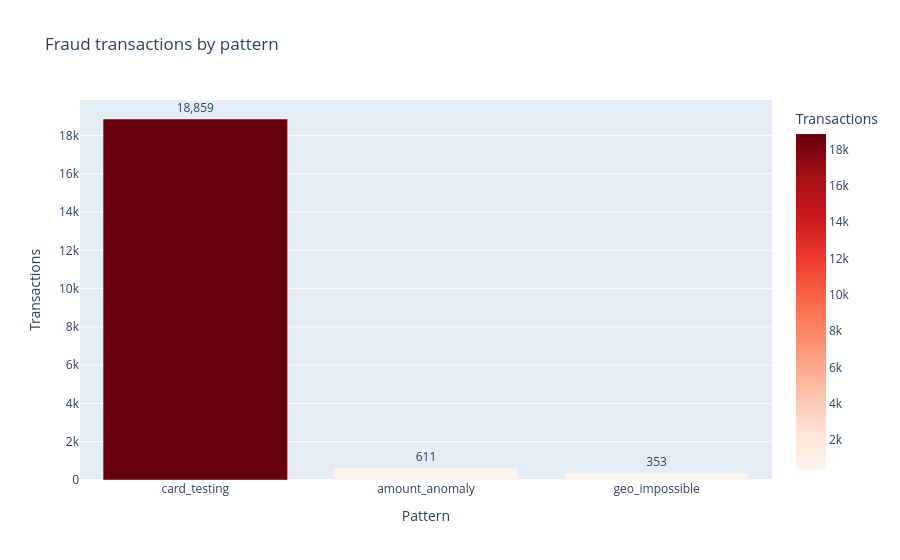

Notebook code for this chart:
### Markdown cell above
## Fraud patterns

### Code cell
patterns = (
    df[df["is_fraud"]]
    .groupby("fraud_pattern", dropna=False)
    .size()
    .rename("count")
    .reset_index()
    .sort_values("count", ascending=False)
)
patterns["fraud_pattern"] = patterns["fraud_pattern"].fillna("unknown")

fig = px.bar(
    patterns, x="fraud_pattern", y="count",
    title="Fraud transactions by pattern",
    labels={"fraud_pattern": "Pattern", "count": "Transactions"},
    color="count",
    color_continuous_scale="Reds",
)
fig.update_traces(texttemplate="%{y:,}", textposition="outside")
fig.show()

### Figure 1 — Plotly figure (JSON) as saved in the notebook; plotly's stock layout.template omitted (floating-point values rounded to 4 significant figures)
{"data": [{"hovertemplate": "Pattern=%{x}<br>Transactions=%{marker.color}<extra></extra>", "legendgroup": "", "marker": {"color": [18859, 611, 353], "coloraxis": "coloraxis", "pattern": {"shape": ""}}, "name": "", "orientation": "v", "showlegend": false, "textposition": "outside", "texttemplate": "%{y:,}", "type": "bar", "x": ["card_testing", "amount_anomaly", "geo_impossible"], "xaxis": "x", "y": [18859, 611, 353], "yaxis": "y"}], "layout": {"barmode": "relative", "coloraxis": {"autocolorscale": false, "colorbar": {"title": {"text": "Transactions"}}, "colorscale": [[0, "rgb(255,245,240)"], [0.125, "rgb(254,224,210)"], [0.25, "rgb(252,187,161)"], [0.375, "rgb(252,146,114)"], [0.5, "rgb(251,106,74)"], [0.625, "rgb(239,59,44)"], [0.75, "rgb(203,24,29)"], [0.875, "rgb(165,15,21)"], [1, "rgb(103,0,13)"]]}, "legend": {"tracegroupgap": 0}, "title": {"text": "Fraud transactions by pattern"}, "xaxis": {"anchor": "y", "domain": [0, 1], "title": {"text": "Pattern"}}, "yaxis": {"anchor": "x", "domain": [0, 1], "title": {"text": "Transactions"}}}}
